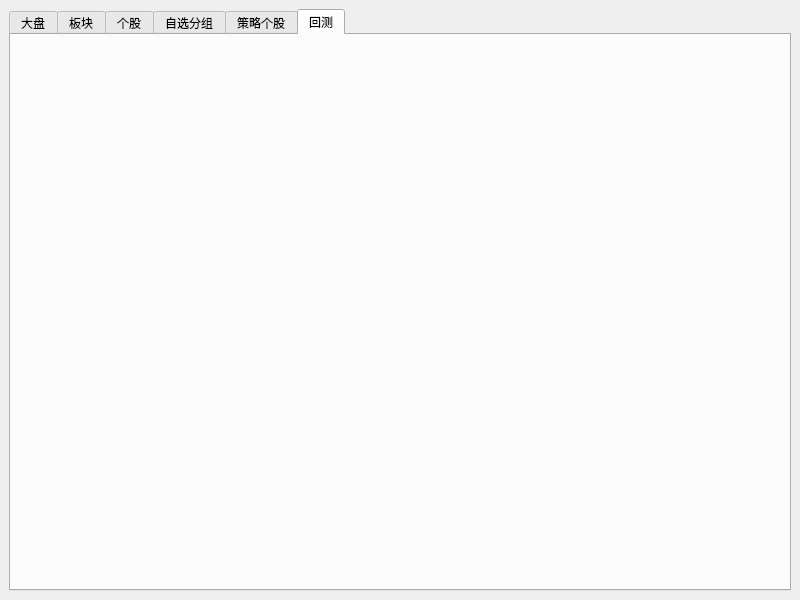
<?xml version="1.0" encoding="UTF-8"?>
<ui version="4.0">
 <class>MainWindow</class>
 <widget class="QMainWindow" name="MainWindow">
  <property name="geometry">
   <rect>
    <x>0</x>
    <y>0</y>
    <width>800</width>
    <height>600</height>
   </rect>
  </property>
  <property name="windowTitle">
   <string>MainWindow</string>
  </property>
  <widget class="QWidget" name="centralwidget">
   <property name="enabled">
    <bool>true</bool>
   </property>
   <layout class="QVBoxLayout" name="verticalLayout_2">
    <item>
     <widget class="QTabWidget" name="tabWidget">
      <property name="currentIndex">
       <number>5</number>
      </property>
      <widget class="QWidget" name="marketTab">
       <attribute name="title">
        <string>大盘</string>
       </attribute>
       <layout class="QVBoxLayout" name="verticalLayout_3">
        <item>
         <layout class="QVBoxLayout" name="marketLayout"/>
        </item>
       </layout>
      </widget>
      <widget class="QWidget" name="plateTab">
       <attribute name="title">
        <string>板块</string>
       </attribute>
       <layout class="QVBoxLayout" name="verticalLayout">
        <item>
         <layout class="QVBoxLayout" name="plateLayout"/>
        </item>
       </layout>
      </widget>
      <widget class="QWidget" name="stockTab">
       <attribute name="title">
        <string>个股</string>
       </attribute>
       <layout class="QVBoxLayout" name="verticalLayout_5">
        <item>
         <layout class="QVBoxLayout" name="stockLayout"/>
        </item>
       </layout>
      </widget>
      <widget class="QWidget" name="groupTab">
       <attribute name="title">
        <string>自选分组</string>
       </attribute>
       <layout class="QHBoxLayout" name="horizontalLayout_3" stretch="0">
        <property name="leftMargin">
         <number>0</number>
        </property>
        <property name="topMargin">
         <number>0</number>
        </property>
        <property name="rightMargin">
         <number>0</number>
        </property>
        <property name="bottomMargin">
         <number>0</number>
        </property>
        <item>
         <layout class="QVBoxLayout" name="groupLayout"/>
        </item>
       </layout>
      </widget>
      <widget class="QWidget" name="strategyTab">
       <attribute name="title">
        <string>策略个股</string>
       </attribute>
       <layout class="QHBoxLayout" name="horizontalLayout_2">
        <item>
         <layout class="QVBoxLayout" name="strategyLayout"/>
        </item>
       </layout>
      </widget>
      <widget class="QWidget" name="btTab">
       <attribute name="title">
        <string>回测</string>
       </attribute>
       <layout class="QHBoxLayout" name="horizontalLayout">
        <item>
         <layout class="QVBoxLayout" name="btLayout"/>
        </item>
       </layout>
      </widget>
     </widget>
    </item>
   </layout>
  </widget>
 </widget>
 <resources/>
 <connections/>
</ui>
